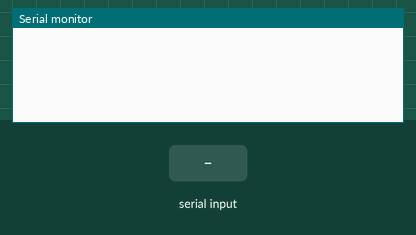
The sketch below on a simulated Arduino Uno, built with avr-gcc and run on an emulated ATmega328P. Shown: the last lines printed to the serial monitor. Inputs (shaded band) come from the test bench. Random numbers use the default seed unless the sketch sets one.

Above: at 1.2 s.
1.3 s: "IDN\n" received over Serial
At 2.5 s:
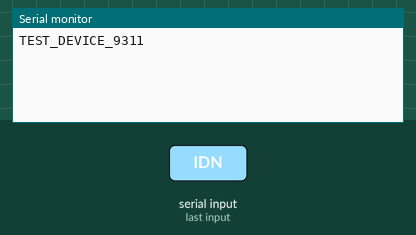
2.8 s: "MEAS\n" received over Serial
At 3.8 s:
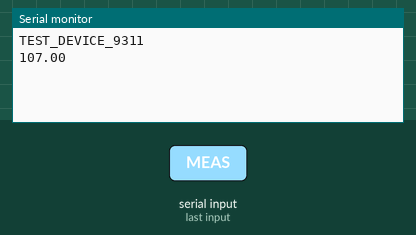
4.3 s: "EXIT\n" received over Serial
At 5.0 s:
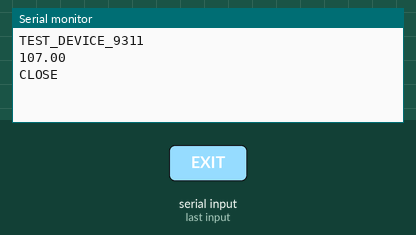

Measured:
- after the input at 1.3 s, the serial monitor: prints a new line at once (image 1)
- after the input at 2.8 s, the serial monitor: prints a new line at once (image 2)
- after the input at 4.3 s, the serial monitor: prints a new line at once (image 3)

The sketch:

SerialCommunicationTestDevice_Arduino.ino
```cpp
// Arduino code for LabVIEW example of serial communication(SerialCommunicationTestDevice.vi) from LabVIEW Tutorial
// https://github.com/Estymujac/LabVIEW_Tutorial
// If any doubt please contact estymujac@gmail.com


void setup() {

  // initialize serial communication
  Serial.begin(9600);
  while (!Serial) {
    ; // wait for serial port to connect. Needed for native USB
  }
}


void loop()
{
  if (Serial.available() > 0) // if bytes in buffor
  {
    String s1 = Serial.readStringUntil('\n');// s1 is string type variable.
    if(s1=="IDN")   //if EXIT send device ID
    {
      Serial.println("TEST_DEVICE_9311");
    }
    if(s1=="MEAS") //send random value of undefined parameter
    {
      Serial.println( String(100.0+random(100)));
    }
     if(s1=="EXIT") //if EXIT send CLOSE info
    {
      Serial.println("CLOSE");
    }
  }
}
```
